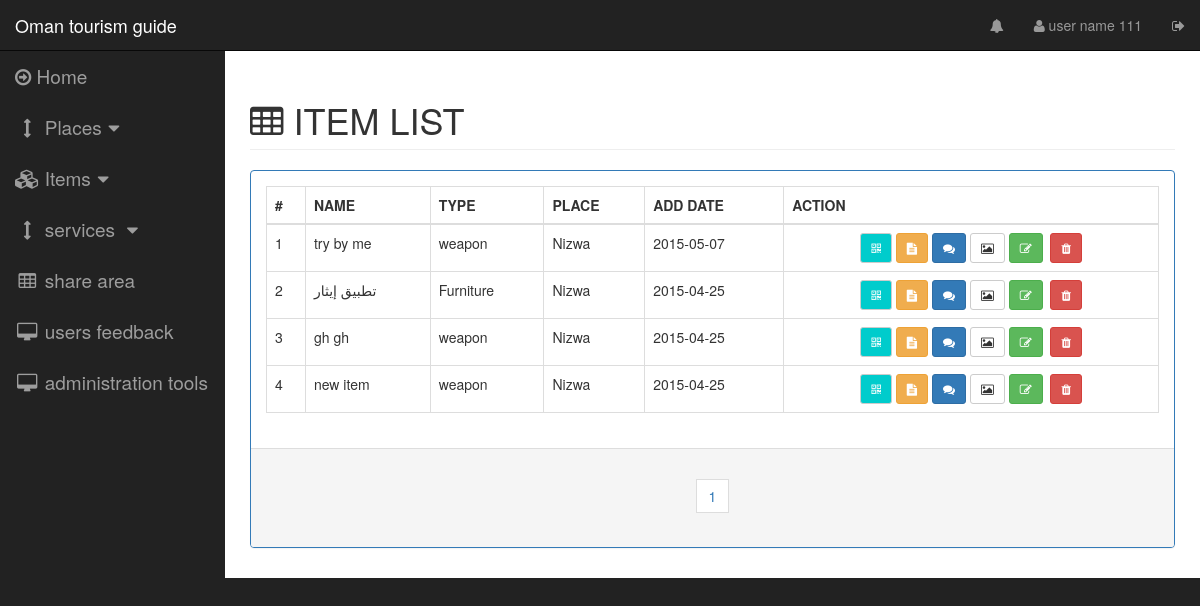
The app's page /pages/itemslist.php (signed in) with its own data.
### tables this page shows
CREATE TABLE IF NOT EXISTS `item` (
`item_id` int(11) NOT NULL,
  `item_type` int(11) NOT NULL,
  `item_admin_creator` int(11) NOT NULL,
  `item_place` int(11) NOT NULL,
  `item_name` varchar(45) NOT NULL,
  `item_add_date` timestamp NOT NULL DEFAULT CURRENT_TIMESTAMP,
  `item_description` text NOT NULL,
  `status_view` int(11) NOT NULL DEFAULT '1' COMMENT '1 is disaplay for all\n0 is no',
  `item_last_update` timestamp NULL DEFAULT NULL
);

CREATE TABLE IF NOT EXISTS `item_type` (
`itemtype_id` int(11) NOT NULL,
  `itemtype_name` varchar(45) NOT NULL
);

CREATE TABLE IF NOT EXISTS `place` (
`place_id` int(11) NOT NULL,
  `place_type` int(11) NOT NULL,
  `place_name` varchar(45) NOT NULL,
  `address` varchar(132) DEFAULT NULL,
  `place_location_lat` float DEFAULT NULL,
  `place_location_lng` float DEFAULT NULL,
  `place_admin_creator` int(11) NOT NULL,
  `view` int(1) NOT NULL DEFAULT '1' COMMENT '1 view , 0 unview',
  `description` text NOT NULL,
  `create_date` timestamp NOT NULL DEFAULT CURRENT_TIMESTAMP,
  `last_update` timestamp NOT NULL DEFAULT CURRENT_TIMESTAMP
);

### server/dboperation.php (called while the page is built, shortened)
<?php
class dboperation {
    public static function itemsTotalCount() {
        try {
            $dbh = new PDO("mysql:host=" . DB_HOST . ";dbname=" . DB_NAME . "", DB_USERNAME, DB_PASSWORD, array(PDO::MYSQL_ATTR_INIT_COMMAND => "SET NAMES 'utf8'"));
            $sql = 'SELECT count(*) as count FROM item WHERE 1';
            foreach ($dbh->query($sql) as $row) {
                $count = $row['count'];
            }
            return $count;
        } catch (PDOException $e) {
            echo $e->getMessage();
        }
    }
    public static function getItemsList($selectfrom = 1, $selectamount = 25) {
        $response = array("status" => "false", "data" => "");
        try {
            $dbh = new PDO("mysql:host=" . DB_HOST . ";dbname=" . DB_NAME . "", DB_USERNAME, DB_PASSWORD, array(PDO::MYSQL_ATTR_INIT_COMMAND => "SET NAMES 'utf8'"));
            $dbh->setAttribute(PDO::ATTR_ERRMODE, PDO::ERRMODE_EXCEPTION);
            $stmt = $dbh->prepare('SELECT
                                    item.item_id,
                                    item_type.itemtype_name,
                                    item.item_type,
                                    place.place_name,
                                    item.item_place,
                                    item.item_name,
                                    DATE(item.item_add_date) AS adddate,
                                    item.item_description,
                                    item.status_view
                                  FROM item
                                    INNER JOIN item_type
                                      ON item.item_type = item_type.itemtype_id
                                    INNER JOIN place
                                      ON item.item_place = place.place_id
                                  ORDER BY item.item_add_date DESC
                                   LIMIT ' . intval($selectfrom) . ' , ' . intval($selectamount) . '');
            $stmt->execute();
            $result = $stmt->fetchAll();
            $response = array("status" => "false", "data" => "");
            $item = array(
                "itemid" => "",
                "itemtype" => "",
                "itemtypeid" => "",
                "itemplace" => "",
                "itemplaceid" => "",
                "itemname" => "",
                "itemadddate" => "",
                "itemdesc" => "",
                "itemstatusview" => ""
            );
            $data = array();
            foreach ($result as $row) {
                $item['itemid'] = $row['item_id'];
                $item['itemtype'] = $row['itemtype_name'];
                $item['itemtypeid'] = $row['item_type'];
                $item['itemplace'] = $row['place_name'];
                $item['itemplaceid'] = $row['item_place'];
                $item['itemname'] = $row['item_name'];
                $item['itemadddate'] = $row['adddate'];
                $item['itemdesc'] = $row['item_description'];
                $item['itemstatusview'] = $row['status_view'];
                array_push($data, $item);
            }
            $response['data'] = $data;
            $response["status"] = "true";
        } catch (PDOException $e) {
            $response["data"] = $e->getMessage();
            $response["status"] = "false";
            echo $e->getMessage();
        } finally {
            return json_encode($response);
        }
    }
}

### controlpages/itemslist.php (the view)
<div class="row">
    <div class="col-lg-12">
        <h1 class="page-header" style="text-transform: uppercase"><span class="fa fa-table"></span>&nbsp;Item List</h1>
    </div>
</div>
<div class="row">
    <div class="col-lg-12 col-md-12">
        <div class="panel panel-primary">
            <div class="panel-body">
                <table id="items-list-table" class="table table-bordered table-hover">
                    <thead>
                        <tr>
                            <th>#</th>
                            <th>NAME</th>
                            <th>TYPE</th>
                            <th>PLACE</th>
                            <th>ADD DATE</th>
                            <th>ACTION</th>
                        </tr>
                    </thead>
                    <tbody >
                        <?php
                        $selectamount = 25;
                        $placelist = json_decode(dboperation::getItemsList(0, $selectamount));
                        $num = 1;
                        foreach ($placelist->data as $key => $item) {
                            ?>
                        <tr id="item_list_tr_<?php echo $num;?>">
                                <td><?php echo $num; ?></td>
                                <td><?php echo $item->itemname ?></td>
                                <td><?php echo $item->itemtype ?></td>
                                <td><?php echo $item->itemplace ?></td>
                                <td><?php echo $item->itemadddate ?></td>
                                <td>
                        <center>
                            <?php
                            $desc = str_replace("'", "\'", $item->itemdesc);
                            $itemqrdata = "omantourismguide~item~".$item->itemid."~".$item->itemname . " ". $item->itemtype;
                            ?>
                            <span data-toggle="modal" data-target="#qr_modal"
                                        onclick="itemsListFunctions.setItemQrModal('<?php echo $itemqrdata ?>',
                                        '<?php echo $item->itemname?>')" title="QR"
                            class="qr-button btn btn-sm btn-default"><i class="fa fa-qrcode"></i></span>
                            <span onclick="itemsListFunctions.setdescriptionmodel('<?php echo $desc ?>')" data-toggle="modal" data-target="#place_desc_modal" class="btn btn-warning btn-sm">
                                <i class="fa fa-file-text"></i>
                            </span>
                            <span onclick="itemcommentfunction.setsingleitemcomment('<?php echo $item->itemid?>', '25', '0', 1)"  data-toggle="modal" data-target="#item_comments_list_modal" class="btn btn-primary btn-sm">
                                <i class="fa fa-comments"></i>
                            </span>
                            <span onclick="itemsListFunctions.itemsimagegallery(<?php echo $item->itemid ?>)"
                                  data-toggle="modal" data-target="#item_images_modal"
                                  class="btn btn-default btn-sm">
                                <i class="fa fa-image"></i>
                            </span>
                            <span onclick="itemsListFunctions.setupdateitemmodel(
                                            '<?php echo $item->itemid ?>',
                                            '<?php echo $item->itemplaceid ?>',
                                            '<?php echo $item->itemtypeid ?>',
                                            '<?php echo $item->itemname ?>',
                                            '<?php echo $desc ?>',
                                            '<?php echo $item->itemstatusview ?>'
                                            )" data-toggle="modal"
                                  data-target="#update_item_modal"
                                  class="btn btn-success btn-sm">
                                <i class="fa fa-edit"></i>
                            </span>
                            &nbsp;<span onclick="itemsListFunctions.setremovemodel('<?php echo $item->itemid ?>', '<?php echo $num; ?>' )" data-toggle="modal" data-target="#remove_item_modal" class="btn btn-danger btn-sm">
                                <i class="fa fa-trash"></i>
                            </span>
                        </center>
                        </td>
                        </tr>
                        <?php
                        $num++;
                    }
                    ?>
                    </tbody>
                </table>
            </div>
            <div class="panel-footer">
                <center>
                    <nav>
                        <ul class="pagination">
                            <?php
                            $itemscount = dboperation::itemsTotalCount();
                            $pages = intval($itemscount) / $selectamount;
                            if (is_float($pages)) {
                                $pages = intval($pages + 1);
                            }
                            $selectfrom = 0;
                            $selectto = $selectamount;
                            $roundnum = 1;
                            for ($index = 0; $index < $pages; $index++) {
                                ?>
                                <li>
                                    <span
                                        onclick="itemsListFunctions.itemsnextpage('<?php echo $selectfrom; ?>', '<?php echo $selectamount ?>')"
                                        class="btn" style="border-radius: 0px;">
                                        <?php echo $index + 1; ?>
                                    </span>
                                </li>
                                <?php
                                $roundnum++;
                                $selectfrom = $selectto;
                                $selectto = $selectamount * $roundnum;
                            }
                            ?>
                        </ul>
                    </nav>
                </center>
            </div>
        </div>
    </div>
</div>

### css/sb-admin.css (style rules this page uses)
body { margin-top: 100px; background-color: #222; }
@media (min-width:768px) { body { margin-top: 50px; } }

### css/main.css (style rules this page uses)
.qr-button { background: #00cccc; color: #FFFFFF; }

### records on screen
item: item_name "try by me", item_type.itemtype_name "weapon", place.place_name "Nizwa", itemadddate "2015-05-07"
item: item_name "تطبيق إيثار", item_type.itemtype_name "Furniture", place.place_name "Nizwa", itemadddate "2015-04-25"
item: item_name "gh gh", item_type.itemtype_name "weapon", place.place_name "Nizwa", itemadddate "2015-04-25"
item: item_name "new item", item_type.itemtype_name "weapon", place.place_name "Nizwa", itemadddate "2015-04-25"

### other values on screen
$_SESSION['login-admin-name'] "user name 111"
